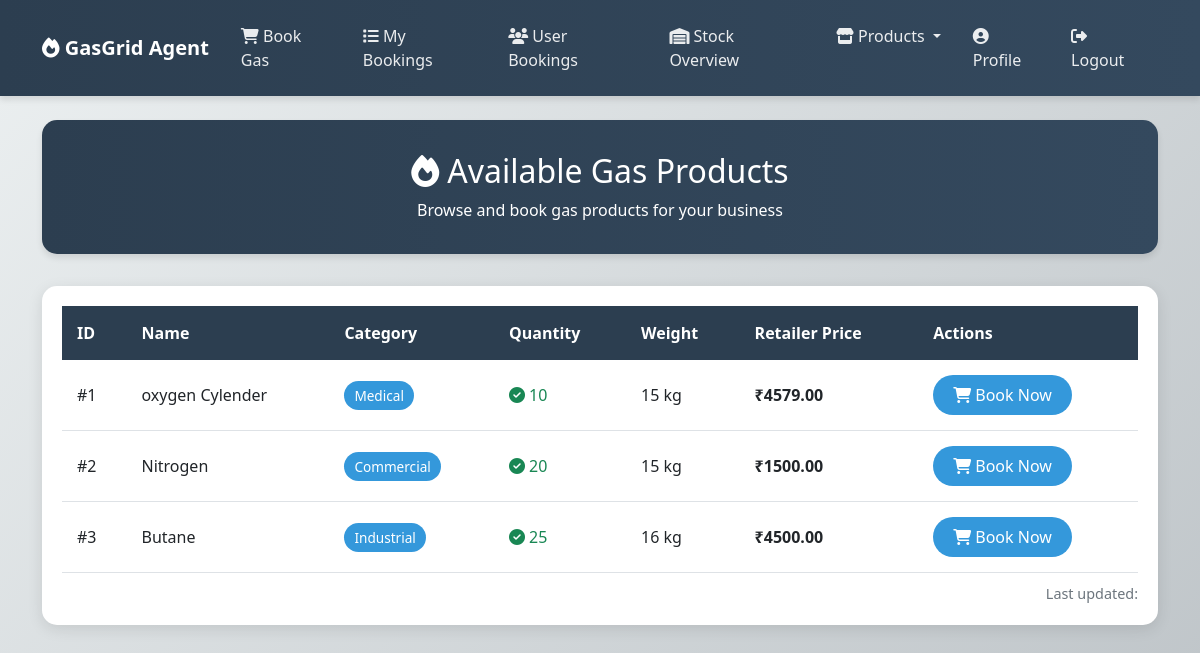
The app's page /Agent/view-gas-products/ (signed in) with its own data.
### Admin/models.py (models this page shows)
class Gas(models.Model):
    CATEGORY_CHOICES = [
        ('Industrial', 'Industrial'),
        ('Commercial', 'Commercial'),
        ('Medical', 'Medical'),
    ]
    name = models.CharField(max_length=200, unique=True)
    category = models.CharField(max_length=50, choices=CATEGORY_CHOICES)
    quantity = models.PositiveIntegerField(help_text="Quantity available in stock",null=True, blank=True)
    initial_quantity = models.PositiveIntegerField(help_text="Initial quantity added")
    weight= models.CharField(max_length=50)
    retailer_price = models.DecimalField(max_digits=10, decimal_places=2, help_text="Price per unit")
    added_on = models.DateTimeField(auto_now_add=True)

### Agent/views.py (the view)
# urls.py: path("view-gas-products/", views.view_gas_products, name="view_gas_products"),
def view_gas_products(request):
    if 'agid' not in request.session:
        messages.error(request, "You must be logged in as an agent!")
        return redirect("Agent:agent_login")
    gas_products = Gas.objects.all()
    return render(request, "Agent/view_gas_products.html", {"gas_products": gas_products})

### Agent/templates/Agent/view_gas_products.html (shortened to what this page needs)
<!DOCTYPE html>
<html lang="en">
<head>
    <link href="https://cdn.jsdelivr.net/npm/bootstrap@5.3.0/dist/css/bootstrap.min.css" rel="stylesheet">
    <link href="https://cdnjs.cloudflare.com/ajax/libs/font-awesome/6.4.0/css/all.min.css" rel="stylesheet">
</head>
<body>
        <nav class="navbar navbar-expand-lg navbar-dark sticky-top">
            <div class="container">
                <a class="navbar-brand" href="{% url 'Agent:agent_home'%}">
                    <i class="fas fa-fire"></i> GasGrid Agent
                </a>
                <div class="collapse navbar-collapse" id="navbarNav">
                    <ul class="navbar-nav ms-auto">
                        <li class="nav-item">
                            <a class="nav-link" href="{% url 'Agent:view_gas_products' %}">
                                <i class="fas fa-shopping-cart"></i> Book Gas
                            </a>
                        </li>
                        <li class="nav-item">
                            <a class="nav-link" href="{% url 'Agent:agent_bookings' %}">
                                <i class="fas fa-list"></i> My Bookings
                            </a>
                        </li>
                        <li class="nav-item">
                            <a class="nav-link" href="{% url 'Agent:agent_view_user_bookings' %}">
                                <i class="fas fa-users"></i> User Bookings
                            </a>
                        </li>
                        <li class="nav-item">
                            <a class="nav-link" href="{% url 'Agent:agent_stock_overview' %}">
                                <i class="fas fa-warehouse"></i> Stock Overview
                            </a>
                        </li>
                        <li class="nav-item dropdown">
                            <a class="nav-link dropdown-toggle" href="#" id="navbarDropdown" role="button" data-bs-toggle="dropdown">
                                <i class="fas fa-store"></i> Products
                            </a>
                        </li>
                        <li class="nav-item">
                            <a class="nav-link" href="{% url 'Agent:agent_profile' %}">
                                <i class="fas fa-user-circle"></i> Profile
                            </a>
                        </li>
                        <li class="nav-item">
                            <a class="nav-link" href="{% url 'User:index' %}">
                                <i class="fa-solid fa-right-from-bracket"></i> Logout
                            </a>
                        </li>
                    </ul>
                </div>
            </div>
        </nav>
    <div class="container mt-4">
        <div class="page-header text-center">
            <h2><i class="fas fa-fire me-2"></i>Available Gas Products</h2>
            <p class="mb-0">Browse and book gas products for your business</p>
        </div>
        <div class="products-card">
            <div class="table-responsive">
                <table class="table">
                    <thead>
                        <tr>
                            <th>ID</th>
                            <th>Name</th>
                            <th>Category</th>
                            <th>Quantity</th>
                            <th>Weight</th>
                            <th>Retailer Price</th>
                            <th>Actions</th>
                        </tr>
                    </thead>
                    <tbody>
                        {% for gas in gas_products %}
                        <tr>
                            <td>#{{ gas.id }}</td>
                            <td class="product-name">{{ gas.name }}</td>
                            <td><span class="category-badge">{{ gas.category }}</span></td>
                            <td class="quantity-cell">
                                {% if gas.quantity > 0 %}
                                    <span class="text-success">
                                        <i class="fas fa-check-circle me-1"></i>{{ gas.quantity }}
                                    </span>
                                {% else %}
                                    <span class="text-danger">
                                        <i class="fas fa-times-circle me-1"></i>Out of Stock
                                    </span>
                                {% endif %}
                            </td>
                            <td>{{ gas.weight }} kg</td>
                            <td class="price-cell">₹{{ gas.retailer_price }}</td>
                            <td>
                                {% if gas.quantity > 0 %}
                                    <a href="{% url 'Agent:book_gas_product' gas.id %}" class="btn btn-book">
                                        <i class="fas fa-shopping-cart me-1"></i>Book Now
                                    </a>
                                {% else %}
                                    <span class="out-of-stock">
                                        <i class="fas fa-exclamation-circle me-1"></i>Out of Stock
                                    </span>
                                {% endif %}
                            </td>
                        </tr>
                        {% endfor %}
                    </tbody>
                </table>
            </div>
            <div class="last-updated">
                Last updated: {{ current_date }}
            </div>
        </div>
    </div>
</body>
</html>

### Agent/templates/Agent/view_gas_products.html (style rules this page uses)
:root { --primary-color: #2C3E50; --secondary-color: #34495E; --accent-color: #3498DB; --background-color: #ECF0F1; --success-color: #2ECC71; --danger-color: #E74C3C; }
body { background: linear-gradient(135deg, #ECF0F1 0%, #BDC3C7 100%); font-family: 'Segoe UI', Tahoma, Geneva, Verdana, sans-serif; min-height: 100vh; }
.navbar { background: linear-gradient(to right, var(--primary-color), var(--secondary-color)); padding: 1rem 0; box-shadow: 0 4px 6px rgba(0,0,0,0.1); }
.navbar-brand { color: white !important; font-weight: 600; }
.nav-link { color: rgba(255,255,255,0.9) !important; transition: all 0.3s ease; border-radius: 20px; padding: 0.5rem 1rem !important; }
.page-header { background: linear-gradient(to right, var(--primary-color), var(--secondary-color)); color: white; padding: 2rem 0; margin-bottom: 2rem; border-radius: 15px; box-shadow: 0 4px 6px rgba(0,0,0,0.1); }
.products-card { background: white; border-radius: 15px; box-shadow: 0 4px 15px rgba(0,0,0,0.1); padding: 20px; margin-bottom: 30px; }
.table { margin-bottom: 0; }
.table thead th { background: var(--primary-color); color: white; padding: 15px; border: none; white-space: nowrap; }
.table tbody td { padding: 15px; vertical-align: middle; }
.table tbody tr { transition: all 0.3s ease; }
.product-name { font-weight: 500; color: var(--primary-color); }
.category-badge { padding: 5px 10px; border-radius: 15px; font-size: 0.85rem; background: var(--accent-color); color: white; }
.quantity-cell { font-weight: 500; }
.price-cell { font-weight: 600; color: var(--primary-color); }
.btn-book { background: var(--accent-color); color: white; border: none; padding: 8px 20px; border-radius: 20px; transition: all 0.3s ease; }
.last-updated { text-align: right; color: #6c757d; font-size: 0.9rem; margin-top: 10px; }

### records on screen
Gas: id "1", name "oxygen Cylender", category "Medical", quantity "10", weight "15", retailer_price "4579.00", shows "Book Now"
Gas: id "2", name "Nitrogen", category "Commercial", quantity "20", weight "15", retailer_price "1500.00", shows "Book Now"
Gas: id "3", name "Butane", category "Industrial", quantity "25", weight "16", retailer_price "4500.00", shows "Book Now"
